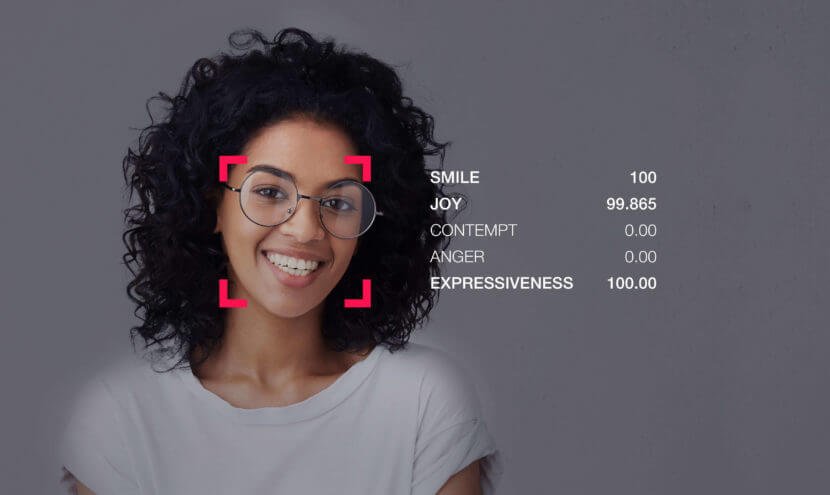
#> input picture images/img.jpeg, 830 x 495 px
$ python -i image_processing.py   (imports and definitions only)
#> lines starting #> are read from the running program, lines starting #| are printed output that depends on the picture
import base64
import io
import numpy as np
import cv2
from PIL import Image
import streamlit as st


def resize_image_cv2(img_array, width=25, height=25):
    """
    Simple CV2-based image resize to fixed dimensions

    Args:
        img_array: numpy array of image
        width: target width (default: 25)
        height: target height (default: 25)

    Returns:
        numpy array: resized image
    """
    resized = cv2.resize(img_array, (width, height), interpolation=cv2.INTER_AREA)
    return resized


def compress_image_to_base64(image, width=25, height=25, quality=85):
    """
    Compress PIL Image to fixed size using cv2 and convert to base64

    Args:
        image: PIL Image object
        width: target width (default: 25)
        height: target height (default: 25)
        quality: JPEG quality (1-100)

    Returns:
        tuple: (base64_string, compression_info)
    """
    try:
        original_width, original_height = image.size

        # Convert to numpy and resize using cv2
        img_array = np.array(image)
        resized_array = resize_image_cv2(img_array, width, height)

        # Convert back to PIL
        compressed_image = Image.fromarray(resized_array.astype(np.uint8))

        # Ensure RGB mode for JPEG
        if compressed_image.mode in ('RGBA', 'LA', 'P'):
            rgb_image = Image.new('RGB', compressed_image.size, (255, 255, 255))
            if compressed_image.mode == 'P':
                compressed_image = compressed_image.convert('RGBA')
            rgb_image.paste(compressed_image, mask=compressed_image.split()[-1] if compressed_image.mode in ('RGBA', 'LA') else None)
            compressed_image = rgb_image

        # Convert to base64
        img_byte_arr = io.BytesIO()
        compressed_image.save(img_byte_arr, format='JPEG', quality=quality, optimize=True)
        img_byte_arr = img_byte_arr.getvalue()
        image_base64 = base64.b64encode(img_byte_arr).decode('utf-8')

        # Create compression info
        compression_info = {
            'original_size': (original_width, original_height),
            'new_size': (width, height),
            'original_size_pixels': original_width * original_height,
            'current_size_pixels': width * height,
            'quality': quality,
            'method': 'cv2_resize'
        }
        return image_base64, compression_info

    except Exception as e:
        st.error(f"❌ Compression failed: {str(e)}")
        return None, {'error': str(e)}

>>> from PIL import Image
>>> picture = Image.open('../images/img.jpeg')
#> picture is the input picture: PIL image 830x495 RGB; mean R, G, B 95.6, 90.5, 98.6
>>> result = compress_image_to_base64(picture)
#> in resize_image_cv2, `resized = cv2.resize(img_array, (width, height), interpolation=cv2.INT..`:
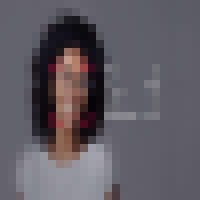
#> resized: shape (25, 25, 3) (shown 8 times larger); mean R, G, B 95.6, 90.5, 98.6
